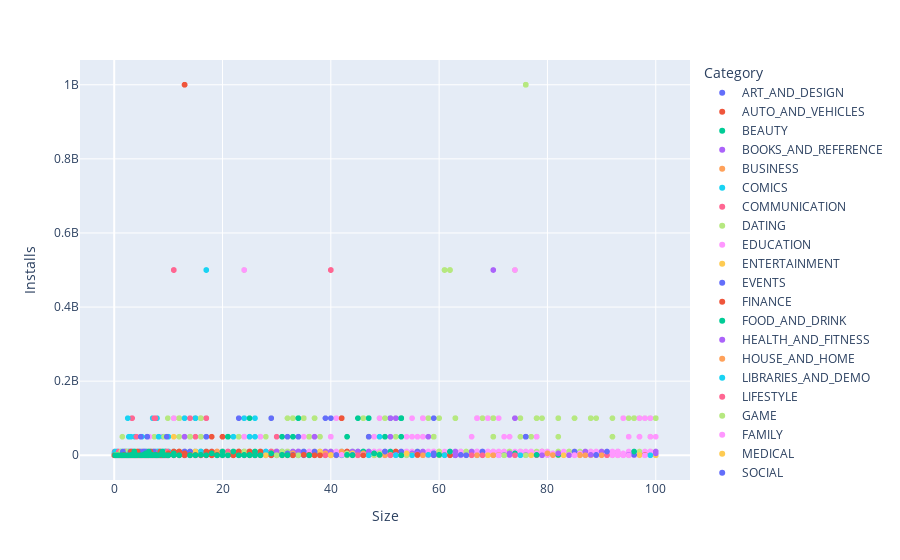

Here is the notebook cell this chart was saved with:
### Markdown cell above
## 3.Scatter Plot

### Code cell
px.scatter(df,y='Installs',x='Size',color='Category')

### Figure 1 — Plotly figure (JSON) as saved in the notebook; plotly's stock layout.template omitted (floating-point values rounded to 4 significant figures; data arrays with more than 128 entries replaced by an {"elided": "..."} marker saying what was removed)
{"data": [{"hovertemplate": "Category=ART_AND_DESIGN<br>Size=%{x}<br>Installs=%{y}<extra></extra>", "legendgroup": "ART_AND_DESIGN", "marker": {"color": "#636efa", "symbol": "circle"}, "mode": "markers", "name": "ART_AND_DESIGN", "showlegend": true, "type": "scattergl", "x": [19.0, 14.0, 8.7, 25.0, 2.8, 5.6, 19.0, 29.0, 33.0, 3.1, 28.0, 12.0, 20.0, 21.0, 37.0, 2.7, 5.5, 17.0, 39.0, 31.0, 14.0, 12.0, 4.2, 7.0, 23.0, 6.0, 25.0, 6.1, 4.6, 4.2, 9.2, 5.2, 11.0, 11.0, 4.2, 9.2, 24.0, NaN, 11.0, 9.4, 15.0, 10.0, NaN, 1.2, 12.0, 24.0, 26.0, 8.0, 7.9, 3.7, 4.5, NaN, 4.4, 3.5, 8.6, 3.5, 5.9, 25.0, 3.6, 1.9, 5.6, 8.2, 7.7, 1.2, 2.9], "xaxis": "x", "y": [10000.0, 500000.0, 5000000.0, 50000000.0, 100000.0, 50000.0, 50000.0, 1000000.0, 1000000.0, 10000.0, 1000000.0, 1000000.0, 10000000.0, 100000.0, 100000.0, 5000.0, 500000.0, 10000.0, 5000000.0, 10000000.0, 100000.0, 100000.0, 500000.0, 100000.0, 50000.0, 10000.0, 500000.0, 100000.0, 10000.0, 100000.0, 100000.0, 50000.0, 100000.0, 100000.0, 10000.0, 100000.0, 500000.0, 5000000.0, 10000.0, 500000.0, 10000.0, 100000.0, 10000000.0, 100000.0, 10000.0, 10000000.0, 100000.0, 100000.0, 100000.0, 50000.0, 1000.0, 10000000.0, 100000.0, 5000.0, 10000.0, 1000.0, 100000.0, 5000.0, 1000.0, 5000.0, 5000.0, 50000.0, 10000.0, 0.0, 100.0], "yaxis": "y"}, {"hovertemplate": "Category=AUTO_AND_VEHICLES<br>Size=%{x}<br>Installs=%{y}<extra></extra>", "legendgroup": "AUTO_AND_VEHICLES", "marker": {"color": "#EF553B", "symbol": "circle"}, "mode": "markers", "name": "AUTO_AND_VEHICLES", "showlegend": true, "type": "scattergl", "x": [25.0, 56.0, 57.0, NaN, 35.0, 33.0, 33.0, 5.6, 54.0, 0.1963, 3.6, 5.7, 17.0, 8.6, 2.4, 27.0, 2.7, 2.5, NaN, NaN, 7.0, 35.0, 16.0, 16.0, NaN, 17.0, 3.4, 8.9, 3.9, 2.9, 38.0, 32.0, 37.0, 15.0, 5.4, 18.0, NaN, 38.0, 1.1, NaN, NaN, 7.9, 35.0, NaN, 17.0, 19.0, 14.0, 2.2, 4.5, 23.0, NaN, 16.0, 18.0, 17.0, 66.0, 13.0, 1.7, 7.7, 58.0, 4.5, 9.4, 1.7, 2.5, NaN, 34.0, 16.0, 6.5, 34.0, 9.0, 2.8, 88.0, 42.0, 24.0, 19.0, 6.3, 6.6, 19.0, 8.4, 48.0, 4.6, 4.8, 97.0, 27.0, 0.8643, 3.9], "xaxis": "x", "y": [100000.0, 1000000.0, 100000.0, 1000000.0, 100000.0, 100000.0, 100000.0, 50000.0, 100000.0, 100000.0, 100000.0, 10000.0, 100000.0, 1000000.0, 100000.0, 100000.0, 10000.0, 50000.0, 5000000.0, 100000.0, 5000000.0, 5000000.0, 500000.0, 10000000.0, 100000.0, 500000.0, 50000.0, 100000.0, 1000000.0, 100000.0, 1000000.0, 50000.0, 1000000.0, 500000.0, 100000.0, 1000000.0, 1000000.0, 100000.0, 100000.0, 1000000.0, 100000.0, 100000.0, 1000000.0, 1000000.0, 1000000.0, 1000000.0, 500000.0, 500000.0, 100000.0, 1000.0, 50000.0, 10000.0, 100000.0, 50.0, 1000.0, 10.0, 100.0, 10.0, 1000.0, 500.0, 10.0, 100000.0, 500.0, 10000.0, 100.0, 100.0, 10000.0, 1000.0, 1000.0, 5.0, 500.0, 10000000.0, 100.0, 5000.0, 10.0, 1000.0, 10.0, 100.0, 5.0, 1000.0, 5000.0, 1000.0, 10000.0, 1.0, 100.0], "yaxis": "y"}, {"hovertemplate": "Category=BEAUTY<br>Size=%{x}<br>Installs=%{y}<extra></extra>", "legendgroup": "BEAUTY", "marker": {"color": "#00cc96", "symbol": "circle"}, "mode": "markers", "name": "BEAUTY", "showlegend": true, "type": "scattergl", "x": [17.0, 14.0, 9.8, 21.0, NaN, 52.0, 14.0, 25.0, 9.0, NaN, 12.0, NaN, 35.0, 6.7, 30.0, 5.7, 2.9, 17.0, 2.9, NaN, NaN, 2.6, 4.2, 7.1, 57.0, 3.7, 22.0, 24.0, 7.4, 21.0, 3.4, 2.9, 3.1, 6.4, 3.2, 8.2, 9.9, 2.9, 23.0, 4.6, 3.1, 13.0, NaN, 3.6, 15.0, 13.0, 6.0, 9.2, 3.7, 17.0, 2.2, 30.0, 42.0], "xaxis": "x", "y": [500000.0, 1000000.0, 100000.0, 500000.0, 1000000.0, 500000.0, 100000.0, 1000000.0, 50000.0, 1000000.0, 10000.0, 1000000.0, 100000.0, 10000.0, 50000.0, 100000.0, 10000.0, 10000.0, 10000.0, 10000000.0, 500000.0, 1000000.0, 50000.0, 10000.0, 1000000.0, 50000.0, 500000.0, 500000.0, 100000.0, 10000.0, 5000.0, 10000.0, 10000.0, 100000.0, 5000.0, 100000.0, 10000.0, 10000.0, 1000000.0, 50000.0, 10000.0, 10000.0, 100.0, 1000.0, 100.0, 100.0, 50.0, 5000000.0, 500.0, 100.0, 100.0, 5000.0, 100000.0], "yaxis": "y"}, {"hovertemplate": "Category=BOOKS_AND_REFERENCE<br>Size=%{x}<br>Installs=%{y}<extra></extra>", "legendgroup": "BOOKS_AND_REFERENCE", "marker": {"color": "#ab63fa", "symbol": "circle"}, "mode": "markers", "name": "BOOKS_AND_REFERENCE", "showlegend": true, "type": "scattergl", "x": {"elided": "231 float values"}, "xaxis": "x", "y": {"elided": "231 float values"}, "yaxis": "y"}, {"hovertemplate": "Category=BUSINESS<br>Size=%{x}<br>Installs=%{y}<extra></extra>", "legendgroup": "BUSINESS", "marker": {"color": "#FFA15A", "symbol": "circle"}, "mode": "markers", "name": "BUSINESS", "showlegend": true, "type": "scattergl", "x": {"elided": "460 float values"}, "xaxis": "x", "y": {"elided": "460 float values"}, "yaxis": "y"}, {"hovertemplate": "Category=COMICS<br>Size=%{x}<br>Installs=%{y}<extra></extra>", "legendgroup": "COMICS", "marker": {"color": "#19d3f3", "symbol": "circle"}, "mode": "markers", "name": "COMICS", "showlegend": true, "type": "scattergl", "x": [NaN, 4.9, 27.0, 32.0, 12.0, 15.0, 11.0, 28.0, 2.2, 3.4, 8.3, 4.3, 4.7, 10.0, 15.0, 7.1, 21.0, 6.1, NaN, 15.0, 11.0, 29.0, 3.3, NaN, 22.0, 40.0, 10.0, 9.1, 4.7, 38.0, NaN, 6.7, 37.0, NaN, 7.8, 19.0, 5.7, 35.0, 3.6, NaN, 20.0, 4.1, 4.7, 0.4336, 18.0, 0.5947, 2.8, 6.4, 15.0, 7.1, 10.0, 34.0, NaN, 3.5, 6.2, NaN, NaN, 12.0, 21.0, 13.0], "xaxis": "x", "y": [10000000.0, 500000.0, 1000000.0, 500000.0, 50000.0, 50000.0, 50000.0, 1000000.0, 10000.0, 10000.0, 10000.0, 10000.0, 10000.0, 100000.0, 5000000.0, 100000.0, 1000000.0, 100000.0, 1000000.0, 1000000.0, 1000000.0, 1000000.0, 100000.0, 5000000.0, 50000.0, 100000.0, 10000.0, 10000.0, 5000.0, 500000.0, 1000000.0, 5000.0, 1000.0, 5000000.0, 10000.0, 50000.0, 1000000.0, 100000.0, 100000.0, 10000000.0, 50000.0, 100.0, 5000.0, 50000.0, 500000.0, 100000.0, 5000.0, 1000000.0, 1000000.0, 100000.0, 100000.0, 10000.0, 500000.0, 10000.0, 100000.0, 1000000.0, 5000000.0, 5000.0, 50.0, 10000.0], "yaxis": "y"}, {"hovertemplate": "Category=COMMUNICATION<br>Size=%{x}<br>Installs=%{y}<extra></extra>", "legendgroup": "COMMUNICATION", "marker": {"color": "#FF6692", "symbol": "circle"}, "mode": "markers", "name": "COMMUNICATION", "showlegend": true, "type": "scattergl", "x": {"elided": "388 float values"}, "xaxis": "x", "y": {"elided": "388 float values"}, "yaxis": "y"}, {"hovertemplate": "Category=DATING<br>Size=%{x}<br>Installs=%{y}<extra></extra>", "legendgroup": "DATING", "marker": {"color": "#B6E880", "symbol": "circle"}, "mode": "markers", "name": "DATING", "showlegend": true, "type": "scattergl", "x": {"elided": "234 float values"}, "xaxis": "x", "y": {"elided": "234 float values"}, "yaxis": "y"}, {"hovertemplate": "Category=EDUCATION<br>Size=%{x}<br>Installs=%{y}<extra></extra>", "legendgroup": "EDUCATION", "marker": {"color": "#FF97FF", "symbol": "circle"}, "mode": "markers", "name": "EDUCATION", "showlegend": true, "type": "scattergl", "x": {"elided": "156 float values"}, "xaxis": "x", "y": {"elided": "156 float values"}, "yaxis": "y"}, {"hovertemplate": "Category=ENTERTAINMENT<br>Size=%{x}<br>Installs=%{y}<extra></extra>", "legendgroup": "ENTERTAINMENT", "marker": {"color": "#FECB52", "symbol": "circle"}, "mode": "markers", "name": "ENTERTAINMENT", "showlegend": true, "type": "scattergl", "x": {"elided": "149 float values"}, "xaxis": "x", "y": {"elided": "149 float values"}, "yaxis": "y"}, {"hovertemplate": "Category=EVENTS<br>Size=%{x}<br>Installs=%{y}<extra></extra>", "legendgroup": "EVENTS", "marker": {"color": "#636efa", "symbol": "circle"}, "mode": "markers", "name": "EVENTS", "showlegend": true, "type": "scattergl", "x": [9.5, 36.0, 6.3, 5.9, NaN, 12.0, 2.8, 26.0, 8.7, 16.0, 53.0, NaN, 14.0, 8.9, 11.0, 0.3262, 24.0, 13.0, NaN, 2.8, 9.7, 1.4, NaN, 3.5, 61.0, 6.0, 2.3, 9.0, 11.0, 27.0, 3.6, NaN, 29.0, 4.4, 21.0, 13.0, 27.0, 11.0, 24.0, 6.1, 6.3, 23.0, 34.0, 3.8, 13.0, 5.1, 3.3, NaN, 11.0, 2.6, 6.7, 1.7, 1.8, 4.5, 39.0, 21.0, 4.4, 1.1, 30.0, NaN, 20.0, 24.0, 3.4, 16.0], "xaxis": "x", "y": [100000.0, 5000000.0, 500000.0, 50000.0, 5000000.0, 1000000.0, 10000.0, 1000000.0, 100000.0, 10000.0, 1000000.0, 100000.0, 100000.0, 100000.0, 50000.0, 1000.0, 1000000.0, 10000.0, 500.0, 50000.0, 100.0, 100.0, 100000.0, 100000.0, 500.0, 100000.0, 100.0, 100000.0, 100.0, 1000.0, 5000.0, 100000.0, 1000.0, 100000.0, 100.0, 1000.0, 50000.0, 5000.0, 100000.0, 100.0, 1000.0, 1000.0, 100.0, 500.0, 1000.0, 10000.0, 1000.0, 500.0, 100.0, 5000.0, 1.0, 100.0, 5000.0, 10.0, 1000.0, 10.0, 100.0, 10.0, 500.0, 10.0, 100.0, 10.0, 10.0, 500.0], "yaxis": "y"}, {"hovertemplate": "Category=FINANCE<br>Size=%{x}<br>Installs=%{y}<extra></extra>", "legendgroup": "FINANCE", "marker": {"color": "#EF553B", "symbol": "circle"}, "mode": "markers", "name": "FINANCE", "showlegend": true, "type": "scattergl", "x": {"elided": "366 float values"}, "xaxis": "x", "y": {"elided": "366 float values"}, "yaxis": "y"}, {"hovertemplate": "Category=FOOD_AND_DRINK<br>Size=%{x}<br>Installs=%{y}<extra></extra>", "legendgroup": "FOOD_AND_DRINK", "marker": {"color": "#00cc96", "symbol": "circle"}, "mode": "markers", "name": "FOOD_AND_DRINK", "showlegend": true, "type": "scattergl", "x": [42.0, 12.0, 13.0, 13.0, 4.9, 8.9, NaN, 19.0, NaN, 14.0, 64.0, 8.4, 11.0, 66.0, NaN, 41.0, 15.0, 35.0, 36.0, 17.0, 25.0, 35.0, 10.0, NaN, 12.0, NaN, 11.0, NaN, NaN, 17.0, 43.0, 41.0, NaN, 43.0, 16.0, 39.0, 13.0, 30.0, 7.1, 23.0, 17.0, 18.0, NaN, 17.0, NaN, 15.0, 22.0, NaN, 9.0, 7.2, NaN, NaN, 2.3, 27.0, NaN, 8.2, 76.0, 22.0, NaN, 19.0, NaN, NaN, 28.0, 35.0, NaN, 22.0, NaN, NaN, NaN, 25.0, 30.0, 8.5, NaN, 17.0, 34.0, 34.0, NaN, 17.0, 16.0, NaN, 17.0, 20.0, 3.1, 33.0, 27.0, 26.0, 3.7, 10.0, 13.0, 24.0, NaN, 19.0, 4.7, 9.9, 19.0, 4.0, NaN, NaN, 33.0, 3.5, 27.0, 12.0, 12.0, 3.6, 13.0, 14.0, 6.6, 16.0, 25.0, 43.0, 13.0, 3.9, 43.0, 42.0, 56.0, 26.0, 18.0, 66.0, 41.0, 36.0, 24.0, 35.0, 7.3, 25.0, 1.7, 12.0, 15.0], "xaxis": "x", "y": [10000000.0, 50000.0, 10000000.0, 1000000.0, 10000.0, 100000.0, 1000000.0, 10000000.0, 1000000.0, 500000.0, 10000000.0, 500000.0, 50000.0, 1000000.0, 1000000.0, 1000000.0, 500000.0, 5000000.0, 1000000.0, 5000000.0, 1000000.0, 10000000.0, 100000.0, 10000000.0, 5000000.0, 5000000.0, 1000000.0, 10000000.0, 5000000.0, 1000000.0, 1000000.0, 1000000.0, 1000000.0, 100000.0, 100000.0, 1000000.0, 50000.0, 500000.0, 500000.0, 100000.0, 1000000.0, 1000000.0, 100000.0, 100000.0, 5000000.0, 500000.0, 100000.0, 1000000.0, 10000.0, 50000.0, 5000000.0, 10000.0, 50000.0, 1000000.0, 1000000.0, 10000000.0, 1000000.0, 1000000.0, 1000000.0, 5000000.0, 10000000.0, 10000000.0, 50000.0, 5000000.0, 100000.0, 1000000.0, 10000000.0, 1000000.0, 1000000.0, 100000.0, 10000000.0, 100000.0, 1000000.0, 5000000.0, 10000000.0, 1000000.0, 5000000.0, 5000000.0, 10000000.0, 10000000.0, 5000000.0, 10000.0, 10000.0, 50000.0, 5.0, 10000.0, 10000.0, 50.0, 1000.0, 100.0, 10.0, 10.0, 100.0, 500.0, 100000.0, 500.0, 1000000.0, 1.0, 50.0, 5000.0, 1000.0, 100.0, 50.0, 100.0, 50.0, 5.0, 100000.0, 10.0, 10000.0, 100000.0, 100000.0, 100.0, 1000000.0, 10000000.0, 500000.0, 100000.0, 1000000.0, 1000000.0, 1000000.0, 1000000.0, 100000.0, 10000000.0, 100000.0, 100000.0, 10000.0, 50000.0, 10.0], "yaxis": "y"}, {"hovertemplate": "Category=HEALTH_AND_FITNESS<br>Size=%{x}<br>Installs=%{y}<extra></extra>", "legendgroup": "HEALTH_AND_FITNESS", "marker": {"color": "#ab63fa", "symbol": "circle"}, "mode": "markers", "name": "HEALTH_AND_FITNESS", "showlegend": true, "type": "scattergl", "x": {"elided": "341 float values"}, "xaxis": "x", "y": {"elided": "341 float values"}, "yaxis": "y"}, {"hovertemplate": "Category=HOUSE_AND_HOME<br>Size=%{x}<br>Installs=%{y}<extra></extra>", "legendgroup": "HOUSE_AND_HOME", "marker": {"color": "#FFA15A", "symbol": "circle"}, "mode": "markers", "name": "HOUSE_AND_HOME", "showlegend": true, "type": "scattergl", "x": [34.0, 7.5, NaN, 12.0, 7.7, 21.0, 18.0, 40.0, NaN, 8.7, NaN, 8.6, NaN, 18.0, 7.5, 9.1, 13.0, NaN, 15.0, NaN, 19.0, NaN, NaN, 5.1, 26.0, 8.3, 27.0, 7.9, NaN, 27.0, 5.1, 15.0, 3.1, 16.0, 9.2, NaN, NaN, 10.0, 2.6, 13.0, 1.9, 7.0, 15.0, 4.2, 7.8, 77.0, 5.7, 5.9, 7.6, 5.8, NaN, 5.8, 5.3, 5.5, 25.0, 35.0, 7.9, 19.0, 7.5, 12.0, NaN, 34.0, 30.0, NaN, NaN, 16.0, NaN, 16.0, 25.0, NaN, 9.7, 17.0, NaN, 72.0, NaN, 12.0, 5.6, 5.0, 4.6, 19.0, 5.4, 13.0, 6.0, 43.0, NaN, 72.0, 0.6406, 5.3], "xaxis": "x", "y": [10000000.0, 100000.0, 1000000.0, 10000000.0, 5000000.0, 1000000.0, 1000000.0, 1000000.0, 10000000.0, 10000.0, 10000000.0, 500000.0, 100000.0, 1000000.0, 1000000.0, 1000000.0, 1000000.0, 1000000.0, 100000.0, 5000000.0, 1000000.0, 1000000.0, 1000000.0, 5000.0, 5000000.0, 10000.0, 100000.0, 500000.0, 1000000.0, 100000.0, 1000000.0, 100000.0, 100000.0, 1000000.0, 500000.0, 500000.0, 5000000.0, 500000.0, 5000.0, 100000.0, 10000.0, 50000.0, 100000.0, 10000.0, 100000.0, 1000000.0, 100000.0, 500000.0, 1000000.0, 50000.0, 10000000.0, 1000000.0, 500000.0, 1000000.0, 1000000.0, 500000.0, 500000.0, 1000000.0, 1000000.0, 10000000.0, 10000000.0, 10000000.0, 500000.0, 1000000.0, 5000000.0, 1000000.0, 10000000.0, 50000.0, 1000.0, 10000000.0, 100000.0, 10.0, 10000000.0, 50000.0, 1000000.0, 100000.0, 100.0, 50.0, 100000.0, 10000.0, 50000.0, 1000.0, 1.0, 100.0, 1000000.0, 1000000.0, 100.0, 100.0], "yaxis": "y"}, {"hovertemplate": "Category=LIBRARIES_AND_DEMO<br>Size=%{x}<br>Installs=%{y}<extra></extra>", "legendgroup": "LIBRARIES_AND_DEMO", "marker": {"color": "#19d3f3", "symbol": "circle"}, "mode": "markers", "name": "LIBRARIES_AND_DEMO", "showlegend": true, "type": "scattergl", "x": [NaN, 15.0, 21.0, 1.8, 4.3, 10.0, 3.7, 0.2266, 99.0, 0.6094, 6.9, 7.0, 7.0, 6.4, NaN, 16.0, 5.9, 95.0, 0.008301, 20.0, 2.5, 50.0, 10.0, 18.0, 12.0, 2.5, 2.1, 22.0, 0.04004, 22.0, 0.2852, 5.5, NaN, 2.5, 8.1, 28.0, 24.0, 3.1, 3.4, 0.01074, 13.0, 19.0, 9.5, 21.0, 9.4, 2.4, 36.0, 55.0, 15.0, 34.0, 0.793, 0.4316, 0.8223, 0.4072, 0.4023, 0.4482, 0.4668, 0.3271, 0.7637, 0.7041, 0.4199, 0.4189, 0.1875, 0.1953, 0.4072, 0.4492, 0.7109, 0.4844, 0.7969, 0.4043, 0.3262, 0.4941, 4.7, 50.0, 19.0, 2.3, 2.6, 1.2, 1.4, 0.7256, 31.0, 0.8398, 20.0, 7.4, 6.3], "xaxis": "x", "y": [50000.0, 10000.0, 100000.0, 1000.0, 100000.0, 10000.0, 100000.0, 5000000.0, 50000.0, 10000000.0, 1000.0, 100000.0, 50000.0, 100000.0, 50000.0, 100000.0, 10000.0, 50000.0, 50000.0, 100000.0, 100000.0, 10000000.0, 10000.0, 100000.0, 10000.0, 10000.0, 5000.0, 500000.0, 5000000.0, 100000.0, 1000000.0, 10000.0, 1000000.0, 1000.0, 500000.0, 1000000.0, 100000.0, 1000000.0, 10000.0, 1000000.0, 500000.0, 500000.0, 100000.0, 50000.0, 500000.0, 500000.0, 1000000.0, 100000.0, 10000.0, 1000000.0, 10000.0, 10000.0, 5000.0, 1000.0, 10000.0, 10000.0, 1000.0, 5000.0, 10000.0, 5000.0, 5000.0, 10000.0, 1000.0, 5000.0, 5000.0, 1000.0, 10000.0, 1000.0, 10000.0, 10000.0, 10000.0, 5000.0, 100.0, 10000000.0, 100.0, 100.0, 100.0, 10.0, 1000.0, 1000.0, 5000.0, 1000000.0, 500.0, 100000.0, 10000000.0], "yaxis": "y"}, {"hovertemplate": "Category=LIFESTYLE<br>Size=%{x}<br>Installs=%{y}<extra></extra>", "legendgroup": "LIFESTYLE", "marker": {"color": "#FF6692", "symbol": "circle"}, "mode": "markers", "name": "LIFESTYLE", "showlegend": true, "type": "scattergl", "x": {"elided": "382 float values"}, "xaxis": "x", "y": {"elided": "382 float values"}, "yaxis": "y"}, {"hovertemplate": "Category=GAME<br>Size=%{x}<br>Installs=%{y}<extra></extra>", "legendgroup": "GAME", "marker": {"color": "#B6E880", "symbol": "circle"}, "mode": "markers", "name": "GAME", "showlegend": true, "type": "scattergl", "x": {"elided": "1144 float values"}, "xaxis": "x", "y": {"elided": "1144 float values"}, "yaxis": "y"}, {"hovertemplate": "Category=FAMILY<br>Size=%{x}<br>Installs=%{y}<extra></extra>", "legendgroup": "FAMILY", "marker": {"color": "#FF97FF", "symbol": "circle"}, "mode": "markers", "name": "FAMILY", "showlegend": true, "type": "scattergl", "x": {"elided": "1972 float values"}, "xaxis": "x", "y": {"elided": "1972 float values"}, "yaxis": "y"}, {"hovertemplate": "Category=MEDICAL<br>Size=%{x}<br>Installs=%{y}<extra></extra>", "legendgroup": "MEDICAL", "marker": {"color": "#FECB52", "symbol": "circle"}, "mode": "markers", "name": "MEDICAL", "showlegend": true, "type": "scattergl", "x": {"elided": "463 float values"}, "xaxis": "x", "y": {"elided": "463 float values"}, "yaxis": "y"}, {"hovertemplate": "Category=SOCIAL<br>Size=%{x}<br>Installs=%{y}<extra></extra>", "legendgroup": "SOCIAL", "marker": {"color": "#636efa", "symbol": "circle"}, "mode": "markers", "name": "SOCIAL", "showlegend": true, "type": "scattergl", "x": {"elided": "295 float values"}, "xaxis": "x", "y": {"elided": "295 float values"}, "yaxis": "y"}, {"hovertemplate": "Category=SHOPPING<br>Size=%{x}<br>Installs=%{y}<extra></extra>", "legendgroup": "SHOPPING", "marker": {"color": "#EF553B", "symbol": "circle"}, "mode": "markers", "name": "SHOPPING", "showlegend": true, "type": "scattergl", "x": {"elided": "260 float values"}, "xaxis": "x", "y": {"elided": "260 float values"}, "yaxis": "y"}, {"hovertemplate": "Category=PHOTOGRAPHY<br>Size=%{x}<br>Installs=%{y}<extra></extra>", "legendgroup": "PHOTOGRAPHY", "marker": {"color": "#00cc96", "symbol": "circle"}, "mode": "markers", "name": "PHOTOGRAPHY", "showlegend": true, "type": "scattergl", "x": {"elided": "335 float values"}, "xaxis": "x", "y": {"elided": "335 float values"}, "yaxis": "y"}, {"hovertemplate": "Category=SPORTS<br>Size=%{x}<br>Installs=%{y}<extra></extra>", "legendgroup": "SPORTS", "marker": {"color": "#ab63fa", "symbol": "circle"}, "mode": "markers", "name": "SPORTS", "showlegend": true, "type": "scattergl", "x": {"elided": "384 float values"}, "xaxis": "x", "y": {"elided": "384 float values"}, "yaxis": "y"}, {"hovertemplate": "Category=TRAVEL_AND_LOCAL<br>Size=%{x}<br>Installs=%{y}<extra></extra>", "legendgroup": "TRAVEL_AND_LOCAL", "marker": {"color": "#FFA15A", "symbol": "circle"}, "mode": "markers", "name": "TRAVEL_AND_LOCAL", "showlegend": true, "type": "scattergl", "x": {"elided": "258 float values"}, "xaxis": "x", "y": {"elided": "258 float values"}, "yaxis": "y"}, {"hovertemplate": "Category=TOOLS<br>Size=%{x}<br>Installs=%{y}<extra></extra>", "legendgroup": "TOOLS", "marker": {"color": "#19d3f3", "symbol": "circle"}, "mode": "markers", "name": "TOOLS", "showlegend": true, "type": "scattergl", "x": {"elided": "843 float values"}, "xaxis": "x", "y": {"elided": "843 float values"}, "yaxis": "y"}, {"hovertemplate": "Category=PERSONALIZATION<br>Size=%{x}<br>Installs=%{y}<extra></extra>", "legendgroup": "PERSONALIZATION", "marker": {"color": "#FF6692", "symbol": "circle"}, "mode": "markers", "name": "PERSONALIZATION", "showlegend": true, "type": "scattergl", "x": {"elided": "392 float values"}, "xaxis": "x", "y": {"elided": "392 float values"}, "yaxis": "y"}, {"hovertemplate": "Category=PRODUCTIVITY<br>Size=%{x}<br>Installs=%{y}<extra></extra>", "legendgroup": "PRODUCTIVITY", "marker": {"color": "#B6E880", "symbol": "circle"}, "mode": "markers", "name": "PRODUCTIVITY", "showlegend": true, "type": "scattergl", "x": {"elided": "424 float values"}, "xaxis": "x", "y": {"elided": "424 float values"}, "yaxis": "y"}, {"hovertemplate": "Category=PARENTING<br>Size=%{x}<br>Installs=%{y}<extra></extra>", "legendgroup": "PARENTING", "marker": {"color": "#FF97FF", "symbol": "circle"}, "mode": "markers", "name": "PARENTING", "showlegend": true, "type": "scattergl", "x": [2.8, NaN, 8.2, 3.3, 6.2, 85.0, 14.0, 95.0, 5.5, 42.0, 15.0, 98.0, 6.4, 2.8, 6.5, 3.6, 2.4, 3.4, 1.5, 5.0, 6.6, NaN, NaN, NaN, 59.0, 6.8, 24.0, 6.6, 4.9, 9.1, 11.0, 5.8, 24.0, 4.4, 16.0, 11.0, 4.9, 11.0, 53.0, 20.0, 38.0, 4.9, 17.0, 37.0, 5.2, 28.0, 71.0, 46.0, 16.0, 18.0, 18.0, 28.0, 17.0, 8.3, NaN, 62.0, 85.0, NaN, 27.0, 4.6], "xaxis": "x", "y": [10000.0, 5000000.0, 10000.0, 1000000.0, 10000.0, 10000.0, 100000.0, 10000.0, 5000.0, 1000000.0, 50000.0, 50000.0, 100000.0, 1000000.0, 100000.0, 10000.0, 1000000.0, 1000000.0, 10000.0, 50000.0, 10000.0, 50000.0, 1000000.0, 500000.0, 100000.0, 100000.0, 100000.0, 100000.0, 10000.0, 100000.0, 1000000.0, 5000.0, 500000.0, 100000.0, 10000.0, 500000.0, 10000.0, 100000.0, 1000000.0, 100000.0, 100000.0, 10000.0, 100000.0, 1000000.0, 1000000.0, 100000.0, 100000.0, 1000000.0, 100000.0, 10000.0, 1000000.0, 10000.0, 10000.0, 50000.0, 1000000.0, 10000000.0, 10000.0, 100.0, 10.0, 1000.0], "yaxis": "y"}, {"hovertemplate": "Category=WEATHER<br>Size=%{x}<br>Installs=%{y}<extra></extra>", "legendgroup": "WEATHER", "marker": {"color": "#FECB52", "symbol": "circle"}, "mode": "markers", "name": "WEATHER", "showlegend": true, "type": "scattergl", "x": [NaN, 10.0, NaN, 17.0, NaN, 9.7, NaN, NaN, 21.0, 3.2, 15.0, 44.0, 4.8, NaN, 10.0, 54.0, 9.1, 19.0, 12.0, NaN, NaN, NaN, 19.0, NaN, 7.6, NaN, 38.0, NaN, NaN, 6.1, 9.2, NaN, 11.0, 9.2, 20.0, 22.0, NaN, NaN, 5.3, 40.0, NaN, 2.9, 3.5, 11.0, 26.0, 26.0, 3.8, 4.6, 14.0, NaN, 5.0, 13.0, NaN, 5.1, 4.0, 10.0, 5.6, NaN, NaN, 23.0, 5.0, 38.0, NaN, 4.2, 3.0, 8.7, 4.7, 12.0, NaN, NaN, 14.0, 4.6, 1.1, 3.5, 1.2, 36.0, 2.0, 3.9, 3.9, 28.0, NaN, 0.5684], "xaxis": "x", "y": [50000000.0, 1000000.0, 50000000.0, 10000.0, 10000000.0, 1000000.0, 10000000.0, 1000000.0, 1000000.0, 1000000.0, 10000000.0, 5000000.0, 500000.0, 10000000.0, 1000000.0, 5000000.0, 5000000.0, 1000000.0, 10000000.0, 5000000.0, 1000000.0, 5000000.0, 1000000.0, 50000000.0, 1000000.0, 100000.0, 10000000.0, 1000000.0, 10000000.0, 500000.0, 1000000.0, 10000000.0, 100000.0, 1000000.0, 500000.0, 500000.0, 5000000.0, 100000.0, 1000000.0, 100000.0, 500000.0, 500.0, 5000.0, 50000000.0, 10000.0, 100000.0, 50000.0, 500.0, 1000.0, 50000000.0, 100000.0, 10000000.0, 1000000.0, 10000.0, 5000000.0, 1000.0, 100000.0, 500.0, 1000000.0, 100000.0, 1000000.0, 10000000.0, 1000000.0, 100000.0, 100000.0, 100000.0, 100000.0, 1000000.0, 10000000.0, 5000000.0, 100000.0, 500000.0, 500000.0, 1000000.0, 1000000.0, 10000.0, 1000.0, 10.0, 10.0, 1000.0, 100000.0, 100000.0], "yaxis": "y"}, {"hovertemplate": "Category=VIDEO_PLAYERS<br>Size=%{x}<br>Installs=%{y}<extra></extra>", "legendgroup": "VIDEO_PLAYERS", "marker": {"color": "#636efa", "symbol": "circle"}, "mode": "markers", "name": "VIDEO_PLAYERS", "showlegend": true, "type": "scattergl", "x": {"elided": "175 float values"}, "xaxis": "x", "y": {"elided": "175 float values"}, "yaxis": "y"}, {"hovertemplate": "Category=NEWS_AND_MAGAZINES<br>Size=%{x}<br>Installs=%{y}<extra></extra>", "legendgroup": "NEWS_AND_MAGAZINES", "marker": {"color": "#EF553B", "symbol": "circle"}, "mode": "markers", "name": "NEWS_AND_MAGAZINES", "showlegend": true, "type": "scattergl", "x": {"elided": "283 float values"}, "xaxis": "x", "y": {"elided": "283 float values"}, "yaxis": "y"}, {"hovertemplate": "Category=MAPS_AND_NAVIGATION<br>Size=%{x}<br>Installs=%{y}<extra></extra>", "legendgroup": "MAPS_AND_NAVIGATION", "marker": {"color": "#00cc96", "symbol": "circle"}, "mode": "markers", "name": "MAPS_AND_NAVIGATION", "showlegend": true, "type": "scattergl", "x": {"elided": "137 float values"}, "xaxis": "x", "y": {"elided": "137 float values"}, "yaxis": "y"}], "layout": {"legend": {"title": {"text": "Category"}, "tracegroupgap": 0}, "margin": {"t": 60}, "xaxis": {"anchor": "y", "domain": [0, 1], "title": {"text": "Size"}}, "yaxis": {"anchor": "x", "domain": [0, 1], "title": {"text": "Installs"}}}}
